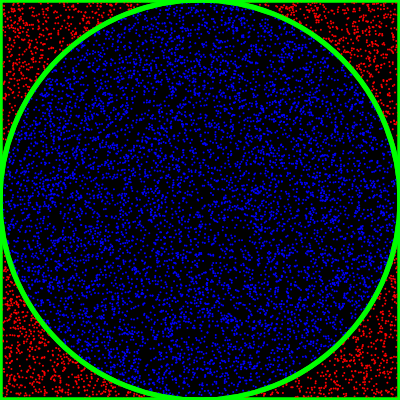
Frame 1 (no input)
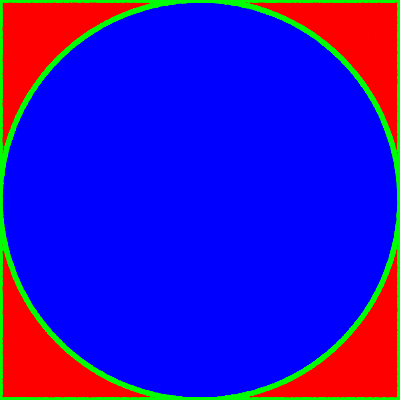
Frame 60 (no input)
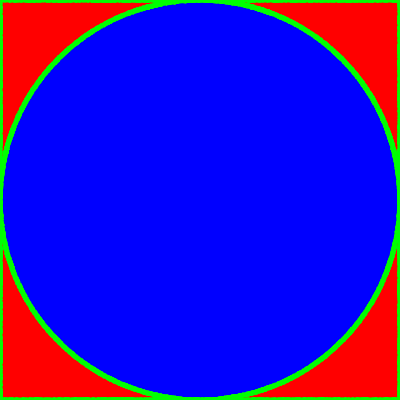
Frame 120 (the mouse pressed at the canvas centre since frame 60)

The p5.js sketch that drew these frames (run headless with seeded random() and noise() and a simulated clock; from frame 60 on, the mouse is pressed at the canvas centre):

// p5.js sketch
// ── sketch.js

/*
    Using a 'Monte Carlo' method 
      to approximate the value of PI

    - the circumference of a circle with radius r = 2 * PI * r
    - the area of a circle with radius r = PI * r * r

    - the area of a square with side 2r = 4 * r * r
    
    - 정사각형(2r)에 랜덤으로 점을 찍어서
      전체 점 수 중 원(r) 안에 들어간 점의 수를 세어보자.
    - 이론상 전체 중 원 안에 들어간 점의 수의 비율은 
      (PI * r * r) / ( 4 * r * r) = PI / 4 가 될 것임.
    - 이를 이용해서 PI의 값을 추론.

*/

const r = 200;
let total = 0;
let circle = 0;
let resultP;

function drawBackground() {
    push();
    translate(width / 2 , height / 2);
    stroke(0, 255, 0);
    strokeWeight(5);
    noFill();
    ellipse(0, 0, 2 * r);
    rectMode(CENTER);
    stroke(0, 255, 0);
    rect(0, 0, 2 * r ,2 * r);
    pop();
}

function setup() {
    createCanvas(400, 400);
    background(0);
    drawBackground();

    resultP = createP('Approximated Value: ');
}

function draw() {

    push();
    translate(width / 2 , height / 2);
    strokeWeight(2);
    for (let i = 10000; i >= 0; i--) {
        const x = random(-r, r);
        const y = random(-r, r);
        const d = dist(0, 0, x, y);
        if (d < r) {
            circle++;
            stroke(0, 0, 255);
        } else {
            stroke(255, 0, 0);
        }
        total++;
        point(x, y);
    }
    pop();

    drawBackground();
    const pi = 4 * (circle / total);
    resultP.html(`Approximated Value: ${pi}`);

}
